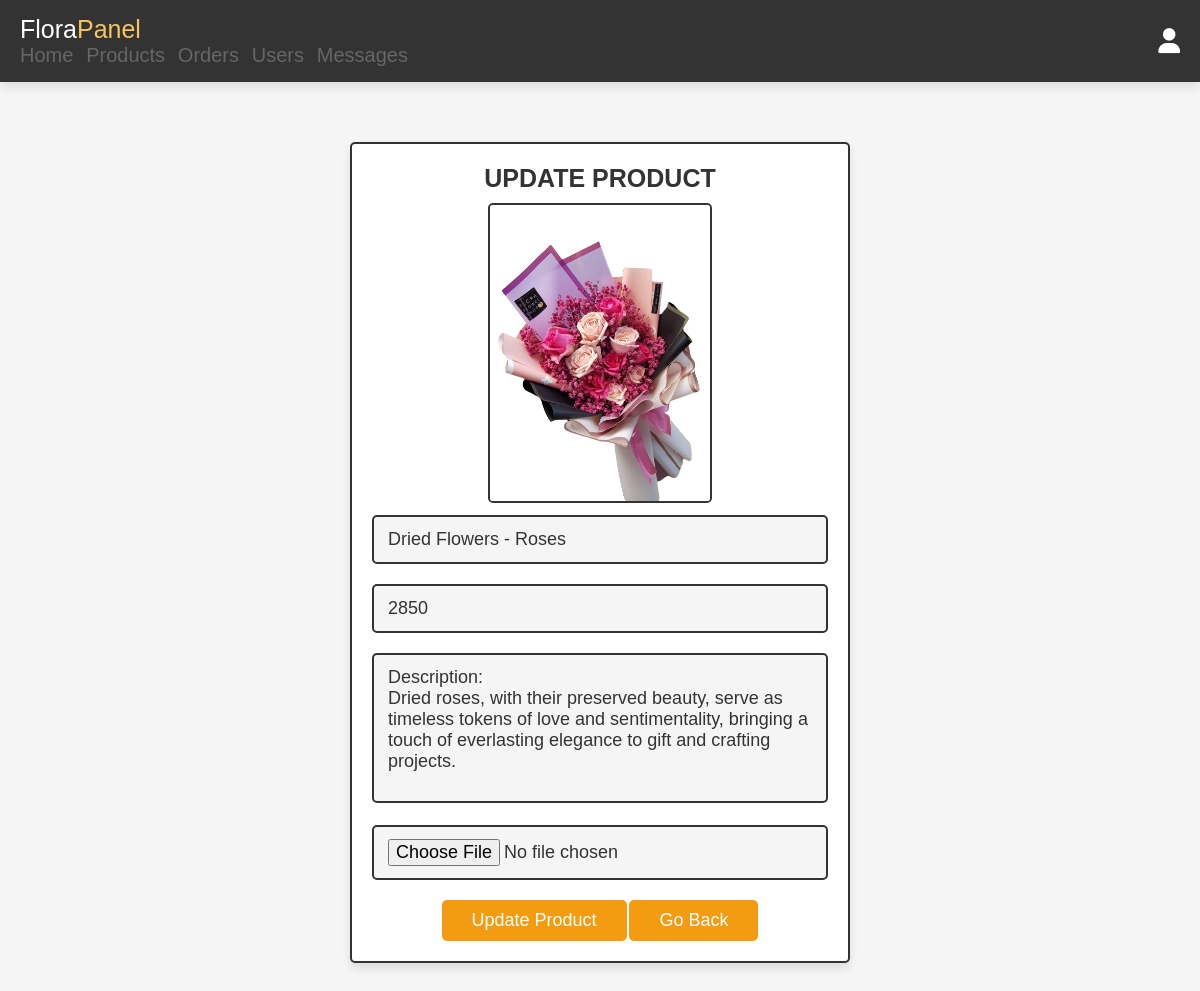
The page /admin_update_products.php?update=15 (signed in) on the database its author committed.
### tables this page shows
CREATE TABLE `products` (
  `id` int(100) NOT NULL,
  `name` varchar(100) NOT NULL,
  `details` varchar(500) NOT NULL,
  `price` int(100) NOT NULL,
  `image` varchar(100) NOT NULL
);

### admin_update_products.php (the view, shortened to what this page needs)
<?php
@include 'config.php';
?>
<!DOCTYPE html>
<html lang="en">
<head>
   <link rel="stylesheet" href="https://cdnjs.cloudflare.com/ajax/libs/font-awesome/6.5.1/css/all.min.css">
   <link rel="stylesheet" href="css/admin_style.css">
</head>
<body>
<?php @include 'admin_header.php'; ?>
<section class="update-product">
<?php
   $update_id = $_GET['update'];
   $select_products = mysqli_query($conn, "SELECT * FROM `products` WHERE id = '$update_id'") or die('query failed');
   if(mysqli_num_rows($select_products) > 0){
      while($fetch_products = mysqli_fetch_assoc($select_products)){
?>
<section class="add-products">
<form action="" method="post" enctype="multipart/form-data">
<h3>Update product</h3>
   <img src="uploaded_img/<?php echo $fetch_products['image']; ?>" class="image"  alt="">
   <input type="text" class="box" value="<?php echo $fetch_products['name']; ?>" required placeholder="update product name" name="name">
   <input type="number" min="0" class="box" value="<?php echo $fetch_products['price']; ?>" required placeholder="update product price" name="price">
   <textarea name="details" class="box" required placeholder="update product details" cols="30" rows="10"><?php echo $fetch_products['details']; ?></textarea>
   <input type="file" accept="image/jpg, image/jpeg, image/png" class="box" name="image">
   <input type="submit" value="update product" name="update_product" class="btn">
   <a href="admin_products.php" class="option-btn">go back</a>
</form>
</section>
<?php
      }
   }else{
      echo '<div class="empty"><i class="fa fa-times-circle" aria-hidden="true"></i><p>no update product selected</p></div';
   }
?>
</section>
</body>
</html>

### css/admin_style.css (style rules this page uses)
:root { --gold:#F6C55E; --red:#c0392b; --orange:#f39c12; --black:#333; --white:#fff; --light-color:#666; --light-white:#ccc; --light-bg:#f5f5f5; --border:.2rem solid var(--black); --box-shadow:0 .5rem 1rem rgba(0,0,0,.1); --light-black: #443; --border-radius: 95% 4% 97% 5% / 4% 94% 3% 95%; --border-radius-hover: 4% 95% 6% 95% / 95% 4% 92% 5%; --border-hover: .2rem dashed var(--black); }
* { font-family: 'Poppins', sans-serif; margin:0; padding:0; box-sizing: border-box; outline: none; border:none; text-decoration: none; transition:all .2s linear; }
html { font-size: 62.5%; overflow-x: hidden; scroll-behavior: smooth; scroll-padding-top: 6.5rem; }
body { background: var(--light-bg); }
section { padding:3rem 2rem; }
.btn, .delete-btn, .option-btn { display: inline-block; border-radius: .5rem; margin-top: 1rem; font-size: 1.8rem; color:var(--white); cursor: pointer; padding:1rem 3rem; text-transform: capitalize; }
.btn { background-color: var(--orange); }
.option-btn { background-color: var(--orange); }
.add-products form { max-width: 50rem; border-radius: .5rem; background-color: var(--white); border:var(--border); padding:2rem; text-align: center; margin:0 auto; box-shadow: var(--box-shadow); }
.add-products form h3 { font-size: 2.5rem; text-transform: uppercase; color:var(--black); margin-bottom: 1rem; }
.add-products form .box { width: 100%; margin:1rem 0; font-size: 1.8rem; color:var(--black); border-radius: .5rem; background-color: var(--light-bg); padding:1.2rem 1.4rem; border:var(--border); }
.add-products form textarea { height: 15rem; resize: none; }
.update-product form { max-width: 50rem; border-radius: .5rem; background-color: var(--white); border:var(--border); padding:2rem; text-align: center; margin:0 auto; box-shadow: var(--box-shadow); }
.update-product form h3 { font-size: 2.5rem; text-transform: uppercase; color:var(--black); margin-bottom: 1rem; }
.update-product form .box { width: 100%; margin:1rem 0; font-size: 1.8rem; color:var(--black); border-radius: .5rem; background-color: var(--light-bg); padding:1.2rem 1.4rem; border:var(--border); }
.update-product form textarea { height: 15rem; resize: none; }
.update-product .image { height: 30rem; border:var(--border); border-radius: .5rem; }

### rows shown on the page
products: image (picture), name "Dried Flowers - Roses", price "2850", details "Description: Dried roses, with their preserved beauty, serve as timeless tokens of love and sentimentality, bringing a touch of everlasting elegance to gift and crafting projects."
